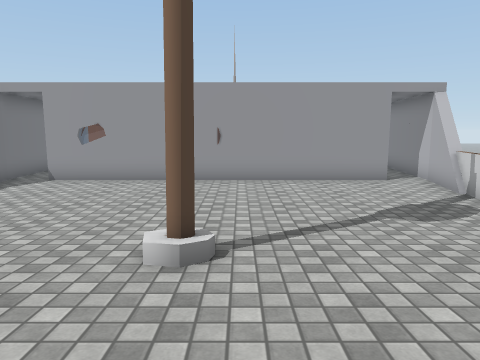
[1] (above)

15 first-person views from a walk through a scene from a Unity 3-D project. The camera is 1.3 m above the floor, tilts 8° down and sees 70° across. The floor is counted in squares, 1 m on a side. Each view is taken from the middle of a square. On the plan, view 1 faces up. The plan holds only what a view shows up to about 15 squares ahead; the rest is blank. The place goes on beyond the plan. The player is left out. Some surface patterns are stand-ins.

[2]
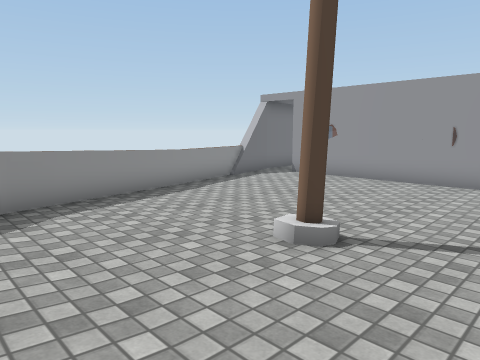

[3]
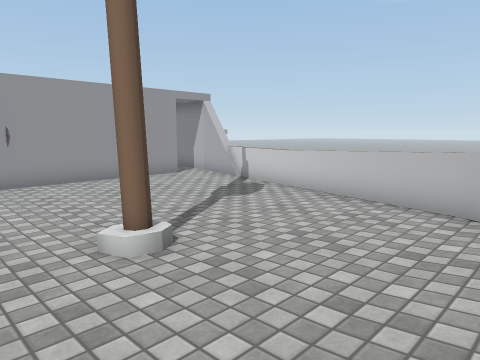

[4]
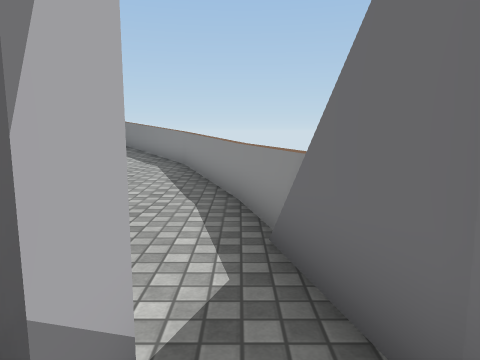

[5]
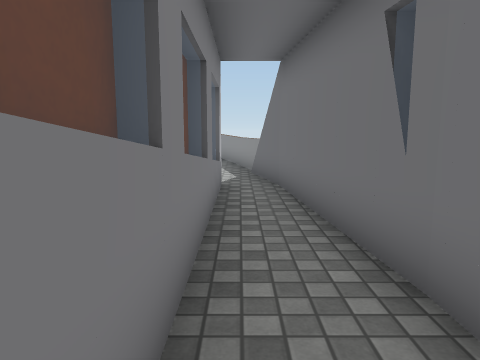

[6]
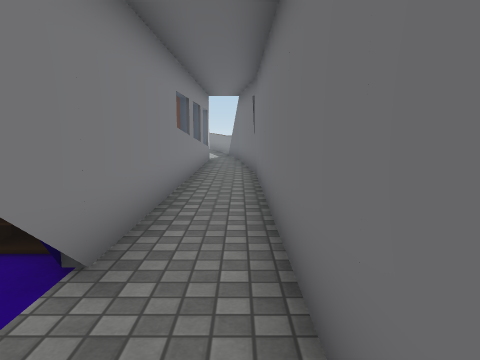

[7]
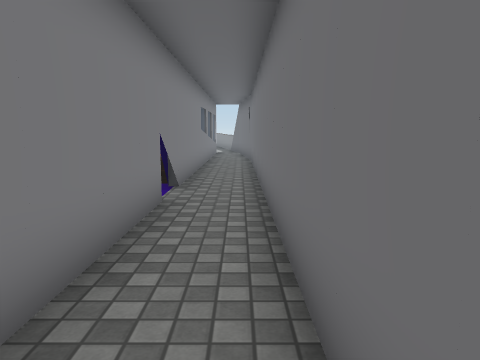

[8]
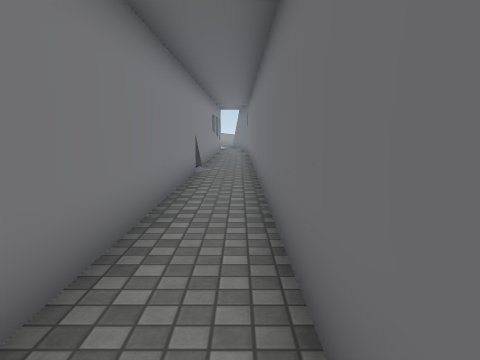

[9]
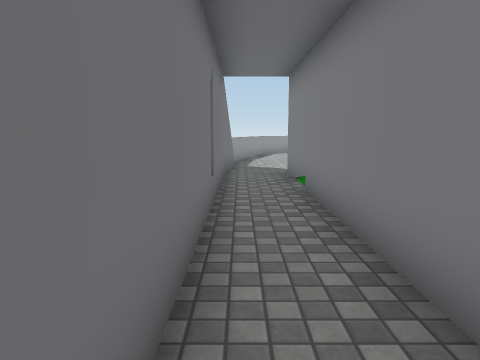

[10]
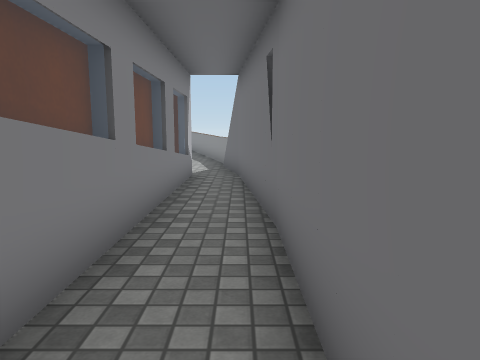

[11]
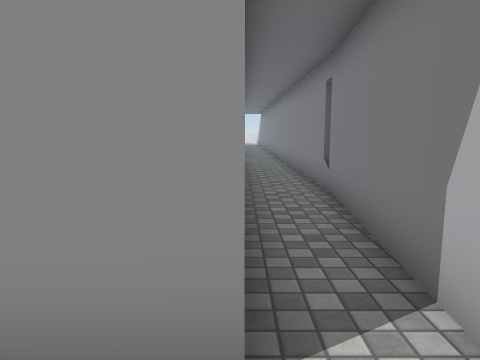

[12]
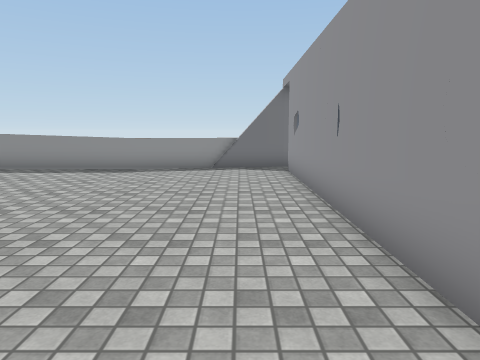

[13]
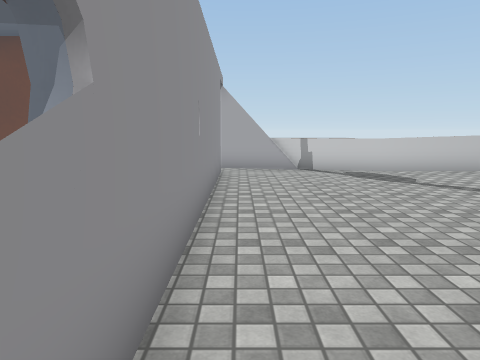

[14]
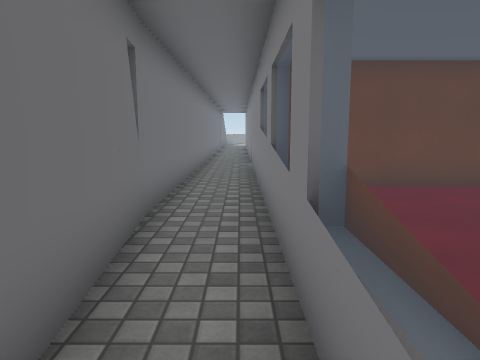

[15]
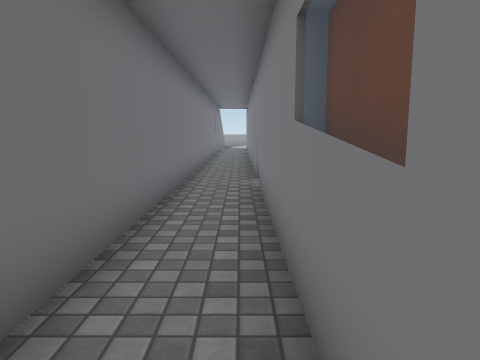

### Floor plan
Key: @ floor where view 1 was taken; # wall or solid block; . main floor; : floor 0.25 m higher than the main floor; = window, fence, low wall or low ledge.
Columns run from 9 left of view 1 to 7 right of it. Each row starts with its distance up from view 1.
 38 =..=
 37 =..#
 36 =..=
 35 =..#
 34 #..
 33 #..=
 32 =..#
 31 =..=
 30 =..=
 29 =..#
 28 =..#
 27 =..#
 26 =..#
 25 #..#           .=
 24 #..            .=
 23 #..#           .=
 22 #..#           .=
 21 =..#           .=
 20 =..##          .=
 19 =..#           .=
 18 =..=           .=
 17 =..=           .=
 16 =#.=           .#
 15  =.#           .=
 14  =.=           .#
 13  =.=           .=
 12  #.######===###.#
 11  #.............##
 10  #.............##
  9  =.............=
  8  #=............=
  7  #=............=
  6   =...........=#
  5   =...........=#
  4   #=....#.....=
  3    =.........=#
  2    #=........=
  1    #=:::::::=#
  0     #=:::@ :
 -1      #=:
 -2      ###

Positions as (right, up) in squares from view 1, and headings:
1: (0, 0), facing up
2: (2, 0), facing up-left
3: (-3, 0), facing up-right
4: (-7, 13), facing down
5: (-7, 20), facing down
6: (-8, 28), facing down
7: (-8, 33), facing down
8: (-8, 38), facing down
9: (-8, 32), facing up
10: (-8, 22), facing down
11: (5, 10), facing up
12: (5, 10), facing left
13: (-6, 11), facing right
14: (-7, 12), facing up
15: (-7, 17), facing up
